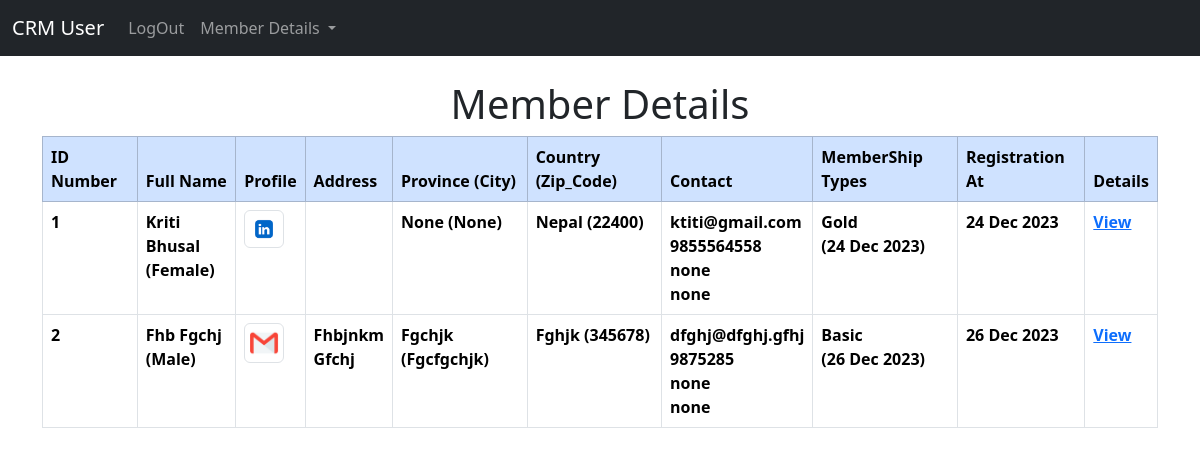
The app's page /user/member_details/ (signed in), older data.
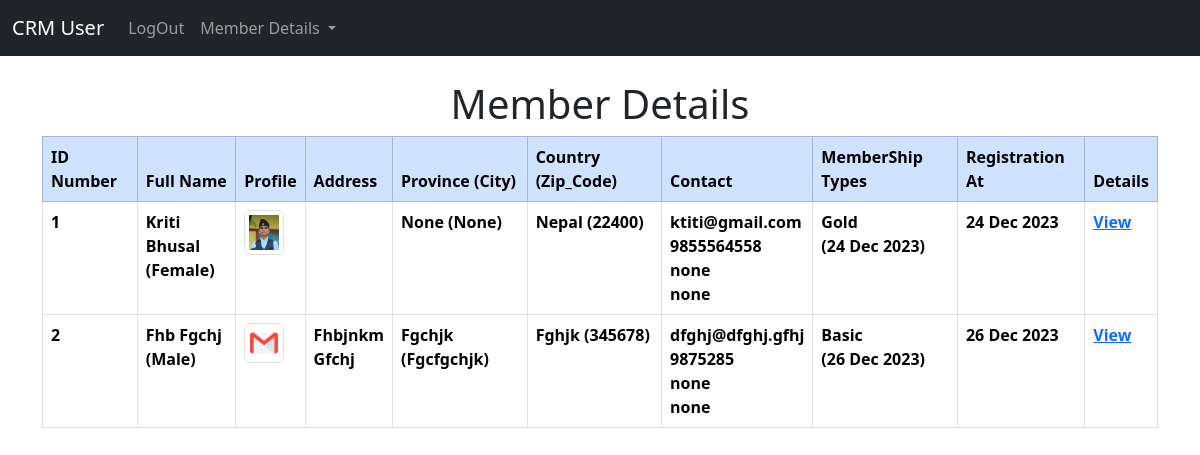
The same page, newer data.
### user_app/models.py (models this page shows, shortened)
class Member(models.Model):
    first_name = models.CharField(max_length=100)
    middel_name = models.CharField(max_length=10,blank=True)
    last_name = models.CharField(max_length=100)
    gender = models.CharField(max_length=20, choices=[("Male", "Male"),("Female", "Female"),("Other", "Other"),])
    images = models.ImageField(upload_to="Member/%Y/%m/%d", blank=False)
    street_address = models.CharField(max_length=255, blank=True)
    street_address2 = models.CharField(max_length=255, blank=True)
    city = models.CharField(max_length=100, blank=True, null=True)
    state_province = models.CharField(max_length=100, blank=True, null=True)
    zip_code = models.CharField(max_length=20)
    country = models.CharField(max_length=100)
    email = models.EmailField(unique=True)
    date_of_birth = models.DateField(default=timezone.now)
    membership_types = models.CharField(max_length=20, choices= [("basic", "Basic"),("gold", "Gold"),], default="basic")
    date_of_signature = models.DateTimeField(default=timezone.now)
    contact = models.CharField(max_length=10)
    emergency_contact = models.CharField(max_length=10,blank=True, null=True)
    emergency_contact2 = models.CharField(max_length=10,blank=True, null=True)
    registration_date = models.DateField(auto_now_add=True)

### user_app/views.py (the view)
# urls.py: path('member_details/', views.member_details, name='member_details'),
def member_details(request):
    if request.user.is_authenticated:
        member = Member.objects.all()
        return render(request, "user/member/member_details.html", {"member": member})
    else:
        messages.success(request, "YOu Must Be")
        return redirect("home")

### templates/user/member/member_details.html
{% extends 'user/base.html' %}
{% block main %}
{% if user.is_authenticated %}
<div class="table-responsive">
     <h1 class="text-center text-capitalize"> member details</h1>
     <table class="table  table-hover table-bordered">
          <thead class="table-primary">
               <tr>
                    <th scope="col">ID Number</th>
                    <th scope="col">Full Name</th>
                    <th scope="col">Profile</th>
                    <th scope="col">Address</th>
                    <th scope="col">Province (City)</th>
                    <th scope="col">Country (Zip_Code)</th>
                    <th scope="col">Contact</th>
                    <th scope="col">MemberShip Types</th>
                    <th scope="col">Registration At</th>
                    <th scope="col">Details</th>
               </tr>
          </thead>
          <tbody>
               {% if member %}
               {% for member in member %}
               <tr class="text-capitalize">
                    <th scope="row">{{member.id}}</th>
                    <th>{{member.first_name}} {{member.last_name}} <br>({{member.gender}})</th>
                    <th><img src="{{member.images.url}}" alt="{{ member.first_name }}" class="img-thumbnail"
                              style="max-width: 40px;"></th>
                    <th>{{member.street_address}} <br> {{member.street_address2}}</th>
                    <th>{{member.state_province}} ({{member.city}})</th>
                    <th>{{member.country}} ({{member.zip_code}})</th>
                    <th class="text-lowercase">
                         {{member.email}}<br>{{member.contact}}<br>{{member.emergency_contact}}<br>{{member.emergency_contact2}}
                    </th>
                    <th>{{member.membership_types}}<br> ({{member.date_of_signature| date:"d M Y"}})</th>
                    <th>{{member.registration_date | date:"d M Y"}}</th>
                    <th>
                         <a href="{% url 'member' member.pk %}">View</a>
                    </th>
               </tr>
               {% endfor %}
               {% endif %}
          </tbody>
     </table>
</div>
{% endif %}
{% endblock main %}

Row changes from the older to the newer data that the page shows:
changed Member "Kriti": images: a different picture
